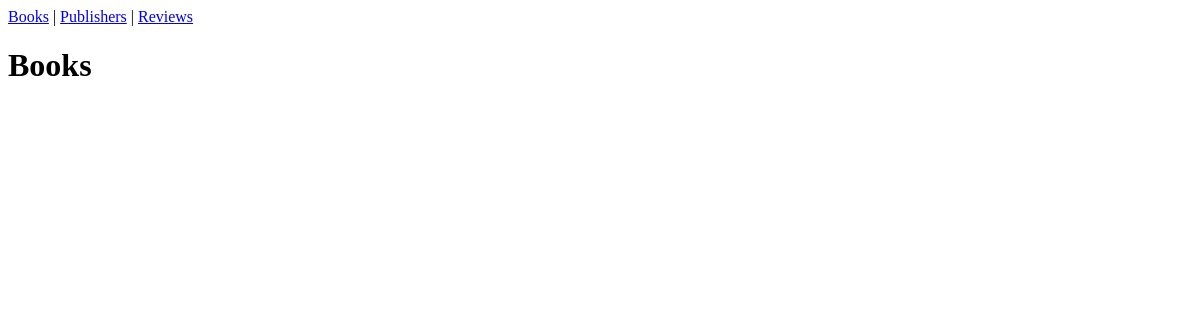
Before: / with the older database file.
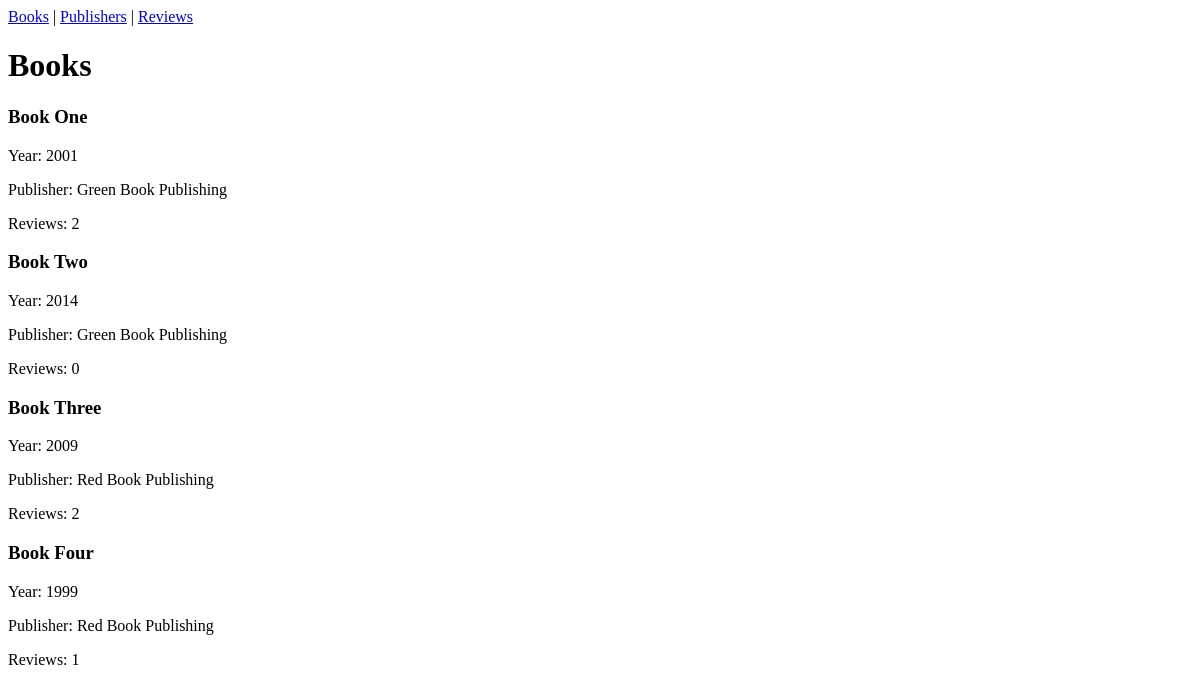
After: the same page with the newer database file.
### catalog/models.py (models this page shows, shortened)
class Book(models.Model):
    title = models.CharField(max_length=200)
    publication_year = models.IntegerField()
    publisher = models.ForeignKey(
        Publisher,
        on_delete=models.CASCADE,
        related_name="books"
    )

class Publisher(models.Model):
    name = models.CharField(max_length=200)

### catalog/views.py (the view)
# urls.py: path("", views.BookListView.as_view(), name="book_list"),
class BookListView(ListView):
    model = Book
    template_name = "book_list.html"
    context_object_name = "books"

### catalog/templates/book_list.html (shortened to what this page needs)
{% extends "base.html" %}
{% block content %}
<h1>Books</h1>
{% for book in books %}
    <div>
        <h3>{{ book.title }}</h3>
        <p>Year: {{ book.publication_year }}</p>
        <p>Publisher: {{ book.publisher.name }}</p>
        <p>Reviews: {{ book.reviews.count }}</p>
    </div>
{% endfor %}
{% endblock %}

### catalog/templates/base.html (shortened to what this page needs)
<!DOCTYPE html>
<html lang="en">
    <head>
    </head>
    <body>
        <nav>
            <a href="{% url 'book_list' %}">Books</a> |
            <a href="{% url 'publisher_list' %}">Publishers</a> |
            <a href="{% url 'review_list' %}">Reviews</a>
        </nav>
        <main>
            {% block content %}{% endblock %}
        </main>
    </body>
</html>

Changed rows visible on the page:
added Book: title "Book One", publication_year "2001", publisher.name "Green Book Publishing", reviews.count "2"
added Book: title "Book Two", publication_year "2014", publisher.name "Green Book Publishing", reviews.count "0"
added Book: title "Book Three", publication_year "2009", publisher.name "Red Book Publishing", reviews.count "2"
added Book: title "Book Four", publication_year "1999", publisher.name "Red Book Publishing", reviews.count "1"
